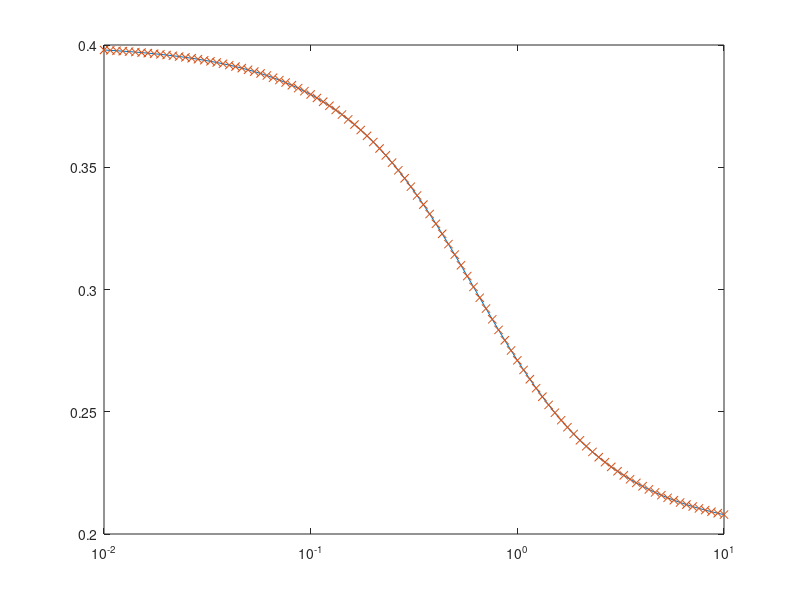

Source code (MATLAB):
clear; close all;
f_n = 2.5;%Hz
omega_n =  2*pi*f_n;
M = 1;
K = M*omega_n^2;
g = 9.8;
V0 = logspace(-2,1,100);
%% calculate contact time
ph = atan(-V0*omega_n/g)+pi;%
Tc = 2*ph/omega_n;
h0 = V0.^2/(2*g);
tTakeoffTh = 1/omega_n*(2*pi - acos((M*g-2*K*h0)./(M*g+2*K*h0)));
plot(V0,Tc)
hold on
plot(V0,tTakeoffTh,'x')
set(gca,'xscale','log')
